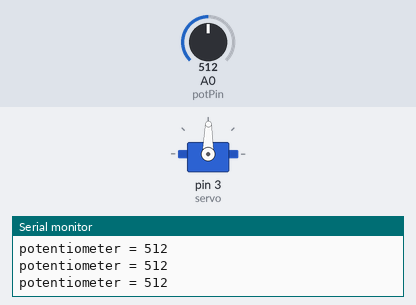
A sketch run on a simulated Arduino Uno, built with avr-gcc and run on an emulated ATmega328P. Parts: servo, the last lines printed to the serial monitor. Inputs (shaded band) come from the test bench; at power-on: A0 (potPin) = 512.

Above: at 1.2 s.
1.3 s: A0 (potPin) set to 105
At 1.6 s:
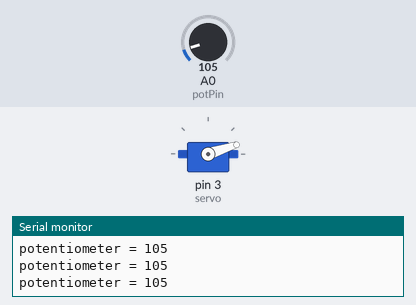
2.8 s: A0 (potPin) set to 95
At 3.3 s:
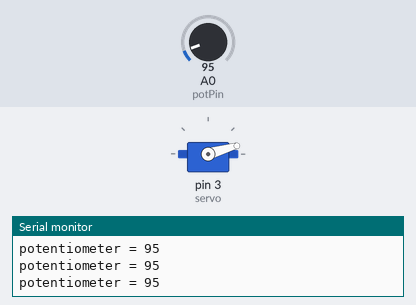
4.3 s: A0 (potPin) set to 122
At 5.0 s:
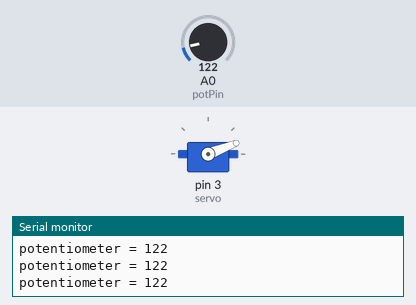
5.8 s: A0 (potPin) set to 981
At 6.1 s:
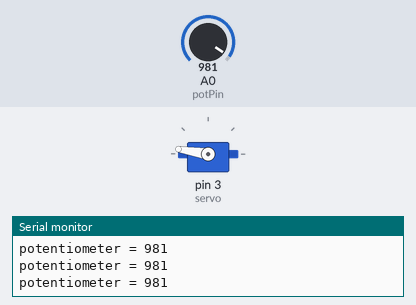
7.3 s: A0 (potPin) set to 1015
At 7.8 s:
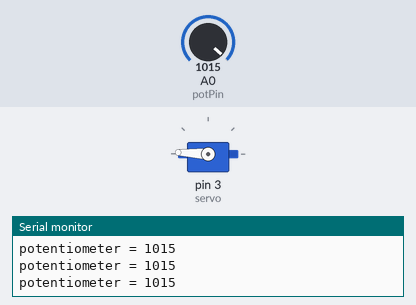
8.8 s: A0 (potPin) set to 511
At 9.6 s:
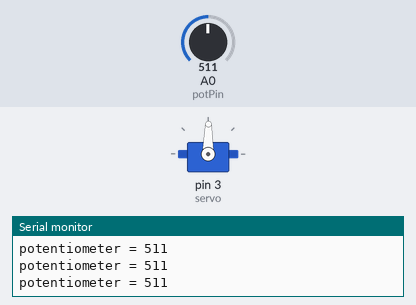
Timing chart, 0 to 11.3 s (numbered marks = the images above; inputs shaded):
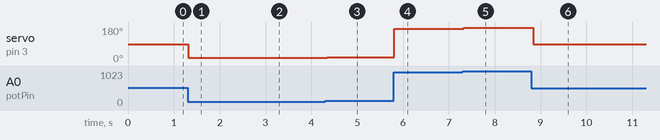

The sketch:

PWM.ino
```cpp
#include <Servo.h>

Servo servo;
int potPin = A0;
int val;

void setup() {
  // put your setup code here, to run once:
Serial.begin(9600);
servo.attach(3);
}

void loop() {
  // put your main code here, to run repeatedly:
val = analogRead(potPin);
Serial.print("potentiometer = ");
Serial.println(val);
val = map(val, 0, 1023, 0, 179);
servo.write(val);
delay(50);

}
```

Measured:
- after the input at 1.3 s, servo on pin 3 (servo): 89° → 18° at once
- after the input at 2.8 s, servo on pin 3 (servo): 18° → 16° at once
- after the input at 4.3 s, servo on pin 3 (servo): 16° → 21° at once
- after the input at 5.8 s, servo on pin 3 (servo): 21° → 171° at once
- after the input at 7.3 s, servo on pin 3 (servo): 171° → 177° at once
- after the input at 8.8 s, servo on pin 3 (servo): 177° → 89° at once
